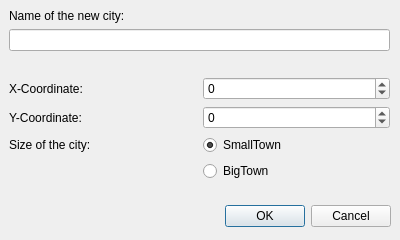
<?xml version="1.0" encoding="UTF-8"?>
<ui version="4.0">
 <class>DialogNewCity</class>
 <widget class="QDialog" name="DialogNewCity">
  <property name="geometry">
   <rect>
    <x>0</x>
    <y>0</y>
    <width>400</width>
    <height>240</height>
   </rect>
  </property>
  <property name="windowTitle">
   <string>Add new City</string>
  </property>
  <widget class="QDialogButtonBox" name="buttonBox">
   <property name="geometry">
    <rect>
     <x>10</x>
     <y>200</y>
     <width>381</width>
     <height>32</height>
    </rect>
   </property>
   <property name="orientation">
    <enum>Qt::Horizontal</enum>
   </property>
   <property name="standardButtons">
    <set>QDialogButtonBox::Cancel|QDialogButtonBox::Ok</set>
   </property>
  </widget>
  <widget class="QWidget" name="gridLayoutWidget">
   <property name="geometry">
    <rect>
     <x>9</x>
     <y>9</y>
     <width>381</width>
     <height>186</height>
    </rect>
   </property>
   <layout class="QGridLayout" name="gridLayout">
    <item row="1" column="1" colspan="2">
     <widget class="QLabel" name="lblCityName">
      <property name="text">
       <string>Name of the new city:</string>
      </property>
     </widget>
    </item>
    <item row="5" column="1">
     <widget class="QLabel" name="lblCoordY">
      <property name="text">
       <string>Y-Coordinate:</string>
      </property>
     </widget>
    </item>
    <item row="4" column="2">
     <widget class="QSpinBox" name="sbCoordX">
      <property name="minimum">
       <number>-1000</number>
      </property>
      <property name="maximum">
       <number>1000</number>
      </property>
     </widget>
    </item>
    <item row="5" column="2">
     <widget class="QSpinBox" name="sbCoordY">
      <property name="minimum">
       <number>-1000</number>
      </property>
      <property name="maximum">
       <number>1000</number>
      </property>
     </widget>
    </item>
    <item row="3" column="1" colspan="2">
     <spacer name="verticalSpacer_2">
      <property name="orientation">
       <enum>Qt::Vertical</enum>
      </property>
      <property name="sizeType">
       <enum>QSizePolicy::Fixed</enum>
      </property>
      <property name="sizeHint" stdset="0">
       <size>
        <width>20</width>
        <height>20</height>
       </size>
      </property>
     </spacer>
    </item>
    <item row="2" column="1" colspan="2">
     <widget class="QLineEdit" name="leCityName"/>
    </item>
    <item row="4" column="1">
     <widget class="QLabel" name="lblCoordX">
      <property name="text">
       <string>X-Coordinate:</string>
      </property>
     </widget>
    </item>
    <item row="9" column="1" colspan="2">
     <spacer name="verticalSpacer_3">
      <property name="orientation">
       <enum>Qt::Vertical</enum>
      </property>
      <property name="sizeHint" stdset="0">
       <size>
        <width>20</width>
        <height>40</height>
       </size>
      </property>
     </spacer>
    </item>
    <item row="7" column="2">
     <widget class="QRadioButton" name="rbSmallTown">
      <property name="text">
       <string>SmallTown</string>
      </property>
      <property name="checked">
       <bool>true</bool>
      </property>
     </widget>
    </item>
    <item row="7" column="1">
     <widget class="QLabel" name="lblCitySize">
      <property name="text">
       <string>Size of the city:</string>
      </property>
     </widget>
    </item>
    <item row="8" column="2">
     <widget class="QRadioButton" name="rbBigTown">
      <property name="text">
       <string>BigTown</string>
      </property>
     </widget>
    </item>
   </layout>
  </widget>
 </widget>
 <tabstops>
  <tabstop>leCityName</tabstop>
  <tabstop>sbCoordX</tabstop>
  <tabstop>sbCoordY</tabstop>
 </tabstops>
 <resources/>
 <connections>
  <connection>
   <sender>buttonBox</sender>
   <signal>accepted()</signal>
   <receiver>DialogNewCity</receiver>
   <slot>accept()</slot>
   <hints>
    <hint type="sourcelabel">
     <x>248</x>
     <y>254</y>
    </hint>
    <hint type="destinationlabel">
     <x>157</x>
     <y>274</y>
    </hint>
   </hints>
  </connection>
  <connection>
   <sender>buttonBox</sender>
   <signal>rejected()</signal>
   <receiver>DialogNewCity</receiver>
   <slot>reject()</slot>
   <hints>
    <hint type="sourcelabel">
     <x>316</x>
     <y>260</y>
    </hint>
    <hint type="destinationlabel">
     <x>286</x>
     <y>274</y>
    </hint>
   </hints>
  </connection>
 </connections>
</ui>
